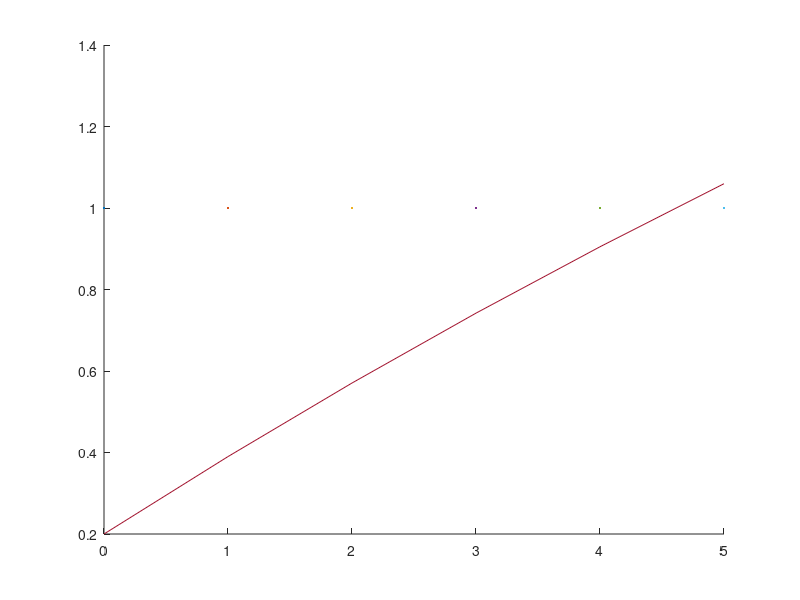

Here is the MATLAB script that generated this plot:
clc;
clear;

y = 0;
u = 1;

for k = 1:6  
	yp(k) = 0.95 .* y(k) + 0.2 .* u;
	y(k+1) = yp(k);
end
k = 0:5
hold on
plot(k,u)
plot(k,yp)